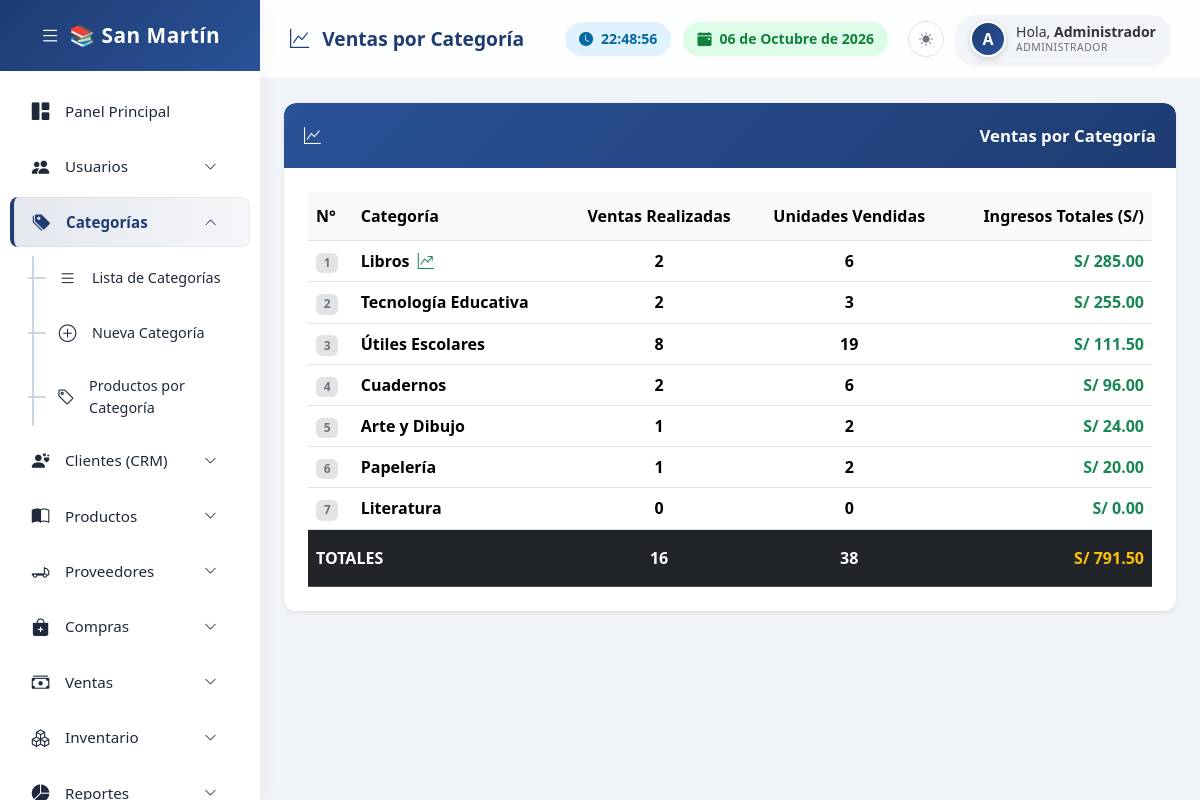
The app's page /categorias/ventas_categoria.php (signed in) with its own data.
### tables this page shows
CREATE TABLE `categorias` (
  `id_categoria` int(11) NOT NULL AUTO_INCREMENT,
  `nombre_categoria` varchar(100) DEFAULT NULL,
  `codigo_categoria` varchar(20) DEFAULT NULL,
  `icono` varchar(50) DEFAULT 'bi-tags-fill',
  `categoria_padre` int(11) DEFAULT NULL,
  `activo` tinyint(1) DEFAULT 1,
  `visible_tienda` tinyint(1) DEFAULT 1,
  `descripcion` text DEFAULT NULL,
  `orden` int(11) DEFAULT 0,
  PRIMARY KEY (`id_categoria`)
);

### categorias/ventas_categoria.php (the view, shortened to what this page needs)
<?php
$sql = "SELECT c.id_categoria, c.nombre_categoria, COUNT(DISTINCT v.id_venta) as total_ventas, COALESCE(SUM(dv.cantidad),0) as unidades_vendidas, COALESCE(SUM(dv.cantidad * dv.precio),0) as ingresos_totales FROM categorias c LEFT JOIN productos p ON c.id_categoria = p.categoria_id AND p.activo=1 LEFT JOIN detalle_ventas dv ON p.id_producto = dv.producto_id LEFT JOIN ventas v ON dv.venta_id = v.id_venta WHERE c.activo=1 GROUP BY c.id_categoria ORDER BY ingresos_totales DESC";
$resultado = mysqli_query($conexion, $sql);
$datos = mysqli_fetch_all($resultado, MYSQLI_ASSOC);
?>
<!DOCTYPE html>
<html lang="es">
<head>
    <link href="https://cdn.jsdelivr.net/npm/bootstrap@5.3.3/dist/css/bootstrap.min.css" rel="stylesheet">
    <link rel="stylesheet" href="https://cdn.jsdelivr.net/npm/bootstrap-icons@1.11.3/font/bootstrap-icons.min.css">
<link rel="stylesheet" href="/includes/base.css">
</head>
<body>
<?php $base_path = '../'; include '../includes/sidebar.php'; ?>
<div class="main-content">
    <div class="topbar">
        <div class="topbar-title"><i class="bi bi-graph-up me-2"></i> Ventas por Categoría</div>
        <div class="topbar-widgets">
            <div class="widget-box widget-time"><i class="bi bi-clock-fill me-2"></i> <span id="live-clock">00:00:00</span></div>
            <div class="widget-box widget-date"><i class="bi bi-calendar-event-fill me-2"></i> <span id="live-date">--/--/----</span></div>
            <div class="user-profile shadow-sm">
    <div class="profile-avatar-wrap"><?php if(!empty($_SESSION["imagen"])): ?><img src="../assets/uploads/usuarios/<?php echo $_SESSION["imagen"]; ?>" class="profile-avatar"><?php else: ?><div class="profile-avatar-inicial"><?php echo strtoupper(substr($_SESSION["nombre"],0,1)); ?></div><?php endif; ?></div>
    <div class="profile-info">
        <div class="profile-name">Hola, <strong><?php echo $_SESSION["nombre"]; ?></strong></div>
        <div class="profile-role"><?php echo $_SESSION["rol"]; ?></div>
    </div>
</div>        </div>
    </div>
    <div class="container-fluid p-4 content-wrap">
        <div class="panel-custom shadow-sm">
            <div class="panel-custom-header">
                <i class="bi bi-graph-up me-2"></i> <span class="menu-text"> Ventas por Categoría</span>
            </div>
            <div class="panel-custom-body p-4">
                <div class="table-responsive">
                    <table class="table table-hover align-middle mb-0">
                        <thead>
                            <tr class="table-light border-bottom">
                                <th style="padding: 12px 8px;">N°</th>
                                <th style="padding: 12px 8px;">Categoría</th>
                                <th style="padding: 12px 8px;" class="text-center">Ventas Realizadas</th>
                                <th style="padding: 12px 8px;" class="text-center">Unidades Vendidas</th>
                                <th style="padding: 12px 8px;" class="text-end">Ingresos Totales (S/)</th>
                            </tr>
                        </thead>
                        <tbody>
                            <?php
                            $num = 1;
                            $sum_ventas = 0;
                            $sum_unidades = 0;
                            $sum_ingresos = 0;
                            foreach($datos as $fila){
                                $sum_ventas += $fila['total_ventas'];
                                $sum_unidades += $fila['unidades_vendidas'];
                                $sum_ingresos += $fila['ingresos_totales'];
                                $trending = ($num == 1 && $fila['ingresos_totales'] > 0) ? ' <i class="bi bi-graph-up-arrow text-success ms-1" title="Categoría con mayores ingresos"></i>' : '';
                            ?>
                            <tr>
                                <td><span class="badge bg-secondary-subtle text-secondary fw-bold"><?php echo $num++; ?></span></td>
                                <td><strong><?php echo $fila['nombre_categoria']; ?></strong><?php echo $trending; ?></td>
                                <td class="text-center fw-semibold"><?php echo $fila['total_ventas']; ?></td>
                                <td class="text-center fw-semibold"><?php echo $fila['unidades_vendidas']; ?></td>
                                <td class="text-end fw-semibold text-success">S/ <?php echo number_format($fila['ingresos_totales'], 2); ?></td>
                            </tr>
                            <?php } ?>
                        </tbody>
                        <tfoot>
                            <tr class="table-dark fw-bold border-top">
                                <td colspan="2" class="py-3">TOTALES</td>
                                <td class="text-center py-3"><?php echo $sum_ventas; ?></td>
                                <td class="text-center py-3"><?php echo $sum_unidades; ?></td>
                                <td class="text-end py-3 text-warning">S/ <?php echo number_format($sum_ingresos, 2); ?></td>
                            </tr>
                        </tfoot>
                    </table>
                </div>
            </div>
        </div>
    </div>
</div>
</body>
</html>

### includes/base.css (style rules this page uses)
:root { --body-bg:#f0f3f8;--sidebar-bg:#fff;--sidebar-text:#1e293b;--sidebar-hover-bg:#e2e8f0;--sidebar-accent:#1e3c72;--sidebar-active-bg:linear-gradient(90deg,rgba(30,60,114,0.12),rgba(42,82,152,0.05));--sidebar-brand-bg:linear-gradient(135deg,#1e3c72,#2a5298);--topbar-bg:rgba(255,255,255,0.85);--panel-bg:#fff;--panel-header-bg:linear-gradient(135deg,#2a5298,#1e3c72);--profile-bg:#f1f5f9;--profile-text:#333;--sub-item-active-bg:#eef2ff;--scrollbar-thumb:rgba(0,0,0,0.12);--scrollbar-thumb-hover:rgba(0,0,0,0.25);--collapse-line:#cbd5e1;--collapse-dash:#94a3b8;--border-color:rgba(0,0,0,0.05);--form-bg:#fff;--form-text:#1e293b;--form-border:#d1d5db;--form-focus-border:#60a5fa;--input-group-bg:#f1f5f9;--card-bg:#fff; }
body { background:var(--body-bg);font-family:'Segoe UI',sans-serif;margin:0;overflow-x:hidden; }
.main-content { margin-left:260px;min-height:100vh;transition:all 0.3s ease; }
.topbar { background:var(--topbar-bg);backdrop-filter:blur(10px);-webkit-backdrop-filter:blur(10px);padding:15px 30px;display:flex;justify-content:space-between;align-items:center;border-bottom:1px solid var(--border-color);position:sticky;top:0;z-index:999; }
.topbar-title { font-size:1.2rem;font-weight:600;color:var(--sidebar-accent); }
.topbar-widgets { display:flex;align-items:center;gap:12px; }
.widget-box { padding:6px 14px;border-radius:20px;font-size:0.88rem;font-weight:600;display:flex;align-items:center;box-shadow:0 2px 6px rgba(0,0,0,0.02); }
.widget-time { background:#e0f2fe;color:#0369a1; }
.widget-date { background:#dcfce7;color:#15803d; }
.user-profile { display:flex;align-items:center;background:var(--profile-bg);padding:6px 14px;border-radius:20px;font-size:0.9rem;color:var(--profile-text); }
.profile-avatar-wrap { flex-shrink:0;margin-right:10px;display:flex;align-items:center; }
.profile-avatar-inicial { width:36px;height:36px;border-radius:50%;background:linear-gradient(135deg,#1e3c72,#2a5298);color:#fff;display:flex;align-items:center;justify-content:center;font-weight:700;font-size:1rem;border:2px solid #fff;box-shadow:0 2px 6px rgba(0,0,0,0.15); }
.profile-info { display:flex;flex-direction:column;line-height:1.2; }
.profile-name { font-size:0.88rem;white-space:nowrap; }
.profile-role { font-size:0.65rem;text-transform:uppercase;letter-spacing:0.5px;opacity:0.7;white-space:nowrap; }
.panel-custom { border:none;border-radius:12px;background:var(--panel-bg);box-shadow:0 4px 15px rgba(0,0,0,0.02);margin-bottom:30px;animation:fadeInUp 0.5s ease-in-out;overflow:hidden; }
.panel-custom-header { padding:20px;font-size:1.05rem;font-weight:600;color:#fff;border-radius:12px 12px 0 0;background:var(--panel-header-bg); }
.panel-custom-body { padding:20px; }
.content-wrap { max-width:none !important; }

### records on screen
categorias: nombre_categoria "Libros", total_ventas "2", unidades_vendidas "6", ingresos_totales "285.00"
categorias: nombre_categoria "Tecnología Educativa", total_ventas "2", unidades_vendidas "3", ingresos_totales "255.00"
categorias: nombre_categoria "Útiles Escolares", total_ventas "8", unidades_vendidas "19", ingresos_totales "111.50"
categorias: nombre_categoria "Cuadernos", total_ventas "2", unidades_vendidas "6", ingresos_totales "96.00"
categorias: nombre_categoria "Arte y Dibujo", total_ventas "1", unidades_vendidas "2", ingresos_totales "24.00"
categorias: nombre_categoria "Papelería", total_ventas "1", unidades_vendidas "2", ingresos_totales "20.00"
categorias: nombre_categoria "Literatura", total_ventas "0", unidades_vendidas "0", ingresos_totales "0.00"

### other values on screen
substr($_SESSION["nombre"],0,1) "A"
$_SESSION["nombre"] "Administrador"
$_SESSION["rol"] "ADMINISTRADOR"
$sum_ventas "16"
$sum_unidades "38"
$sum_ingresos "791.50"
